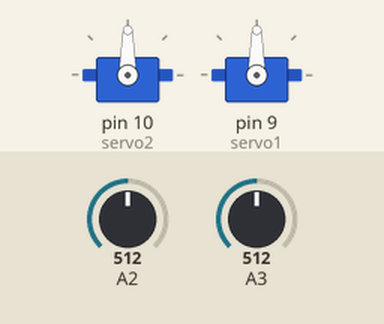
This sketch was run on a simulated Arduino Uno, built with avr-gcc and run on an emulated ATmega328P. Parts: 2 × servo. The inputs (shaded band) are chosen by the test bench; at power-on: A2 = 512, A3 = 512.

Above: at 1.2 s.
1.3 s: A2 set to 603
2.8 s: A2 set to 624
At 4.3 s:
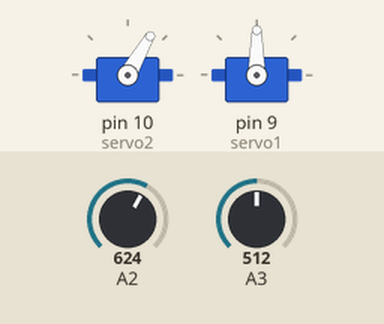
4.9 s: A3 set to 598
6.4 s: A3 set to 624
At 8.2 s:
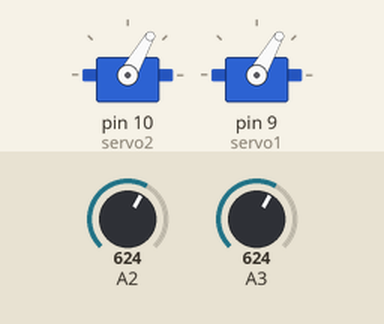
8.5 s: A2 set to 425
10.0 s: A2 set to 396
At 10.77 s:
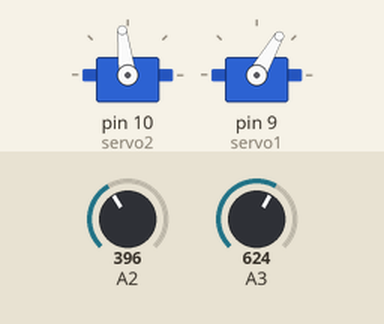
At 12.0 s:
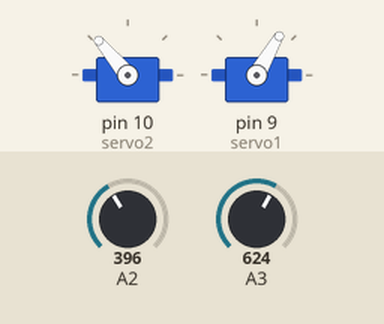
Timing chart, 0 to 13.5 s (numbered marks = the images above; inputs shaded):
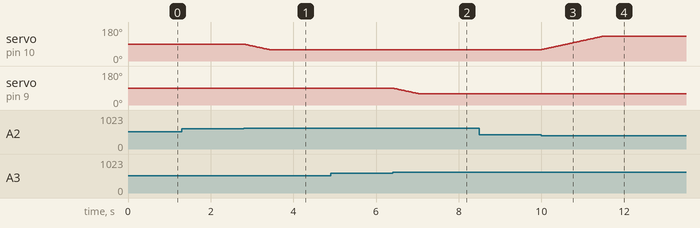

The sketch:

solarPanel.ino
```cpp
#include <Servo.h>

struct axis{
  byte AnalogPin, MaxAngle, MinAngle, Range;
  float Angle;
  int Treshold;

  axis(byte analogPin, byte maxAngle, byte minAngle, byte range, int treshold);
  float getAngle();
};

axis::axis(byte analogPin, byte maxAngle, byte minAngle, byte range, int treshold) {
  this->AnalogPin = analogPin;
  this->MaxAngle = maxAngle;
  this->MinAngle = minAngle;
  this->Range = range;
  this->Treshold = treshold;
  this->Angle = 90;

}

float axis::getAngle() {

  if(analogRead(AnalogPin) < (Treshold - Range)) {
    this->Angle += 0.5;
    if(Angle >= MaxAngle){
      this->Angle = MaxAngle;
    }

  }else if(analogRead(AnalogPin) > (Treshold + Range)) {
    Angle -= 0.5;
    if(Angle <= MinAngle){
      this->Angle = MinAngle;
    }
  }
  return Angle;
}


axis axis1(3, 120, 60, 100, 512);
axis axis2(2, 130, 60, 100, 512);

Servo servo1;
Servo servo2;

void setup() {
  Serial.begin(9600);
  servo2.attach(10);
  servo1.attach(9);
}

void loop() {
  servo1.write(axis1.getAngle());
  servo2.write(axis2.getAngle());
  delay(10);
}
```

Measured:
- the behaviour switches between 612 and 613 on A2 (found by bisection; images 0 and 1)
- the behaviour switches between 612 and 613 on A3 (found by bisection; images 1 and 2)
- the behaviour switches between 412 and 411 on A2 (found by bisection; images 2 and 3)
- after the input at 1.3 s, every drawn part: stays the same
- after the input at 2.8 s, servo on pin 10 (servo2): moves from 90° to 60° over 0.61 s, starting at once
- after the input at 4.9 s, every drawn part: stays the same
- after the input at 6.4 s, servo on pin 9 (servo1): moves from 90° to 60° over 0.62 s, starting at once
- after the input at 8.5 s, every drawn part: stays the same
- after the input at 10.0 s, servo on pin 10 (servo2): moves from 60° to 130° over 1.4 s, starting at once
